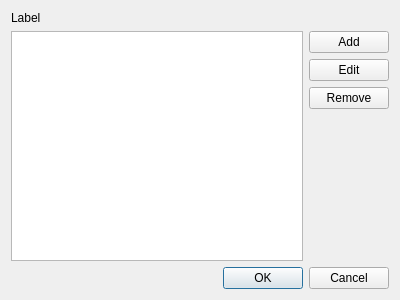
<ui version="4.0" >
 <class>PatternDialog</class>
 <widget class="QDialog" name="PatternDialog" >
  <property name="geometry" >
   <rect>
    <x>0</x>
    <y>0</y>
    <width>400</width>
    <height>300</height>
   </rect>
  </property>
  <property name="windowTitle" >
   <string>Dialog</string>
  </property>
  <layout class="QGridLayout" >
   <item row="0" column="0" colspan="2" >
    <widget class="QLabel" name="labelTitle" >
     <property name="text" >
      <string>Label</string>
     </property>
    </widget>
   </item>
   <item rowspan="4" row="1" column="0" >
    <widget class="QListWidget" name="listWidgetPattern" />
   </item>
   <item row="1" column="1" >
    <widget class="QPushButton" name="btnAdd" >
     <property name="text" >
      <string>Add</string>
     </property>
    </widget>
   </item>
   <item row="2" column="1" >
    <widget class="QPushButton" name="btnEdit" >
     <property name="text" >
      <string>Edit</string>
     </property>
    </widget>
   </item>
   <item row="3" column="1" >
    <widget class="QPushButton" name="btnRemove" >
     <property name="text" >
      <string>Remove</string>
     </property>
    </widget>
   </item>
   <item row="4" column="1" >
    <spacer>
     <property name="orientation" >
      <enum>Qt::Vertical</enum>
     </property>
     <property name="sizeHint" >
      <size>
       <width>75</width>
       <height>111</height>
      </size>
     </property>
    </spacer>
   </item>
   <item row="5" column="0" colspan="2" >
    <widget class="QDialogButtonBox" name="buttonBox" >
     <property name="orientation" >
      <enum>Qt::Horizontal</enum>
     </property>
     <property name="standardButtons" >
      <set>QDialogButtonBox::Cancel|QDialogButtonBox::NoButton|QDialogButtonBox::Ok</set>
     </property>
    </widget>
   </item>
  </layout>
 </widget>
 <resources/>
 <connections>
  <connection>
   <sender>buttonBox</sender>
   <signal>accepted()</signal>
   <receiver>PatternDialog</receiver>
   <slot>accept()</slot>
   <hints>
    <hint type="sourcelabel" >
     <x>248</x>
     <y>254</y>
    </hint>
    <hint type="destinationlabel" >
     <x>157</x>
     <y>274</y>
    </hint>
   </hints>
  </connection>
  <connection>
   <sender>buttonBox</sender>
   <signal>rejected()</signal>
   <receiver>PatternDialog</receiver>
   <slot>reject()</slot>
   <hints>
    <hint type="sourcelabel" >
     <x>316</x>
     <y>260</y>
    </hint>
    <hint type="destinationlabel" >
     <x>286</x>
     <y>274</y>
    </hint>
   </hints>
  </connection>
 </connections>
</ui>
